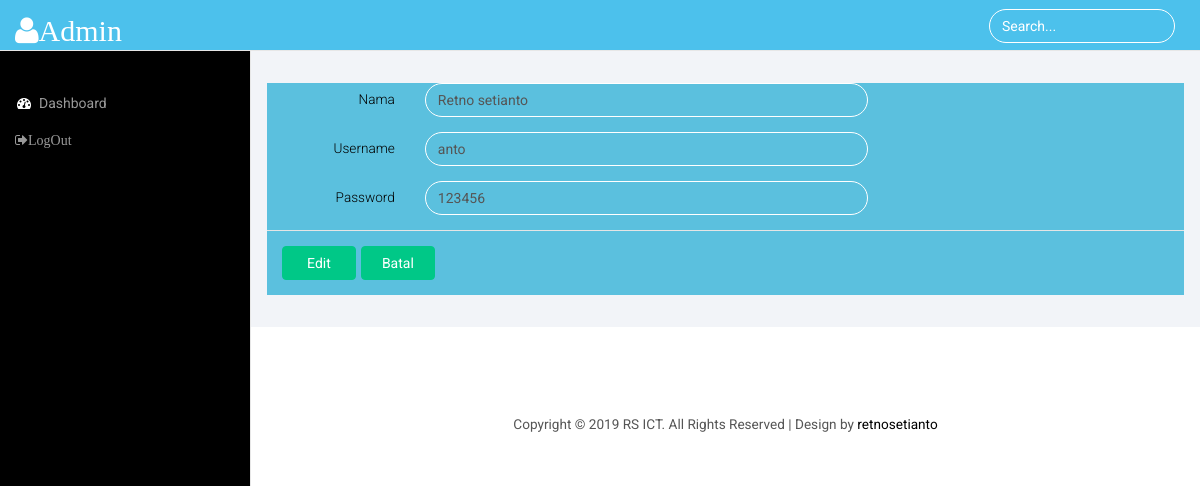
The page /admin/User/index.php?page=edit_member&id=4 on the database its author committed.
### tables this page shows
CREATE TABLE `tbl_register` (
  `id_register` int(11) NOT NULL,
  `NISN` varchar(30) NOT NULL,
  `nama` varchar(30) NOT NULL,
  `username` varchar(20) NOT NULL,
  `password` varchar(30) NOT NULL
);

### admin/User/edit_member.php (the view, shortened to what this page needs)
<?php
     include "koneksi.php";
     $id = $_GET['id'];
         $pilih = mysqli_query($koneksi,"select * from tbl_register where id_register='$id'");
         while($data = mysqli_fetch_array($pilih)){
 ?>
<form class="form-horizontal btn-info" method="POST" action="update_semua.php" enctype="multipart/form-data">
          <div class="box-body">
            <div class="form-group">
              <label for="inputEmail3" class="col-sm-2 control-label">Nama</label>
              <div class="col-sm-6">
                <input type="text" class="form-control" id="nama" name="nama" value="<?= $data['nama']; ?>" placeholder="">
              </div>
            </div>
			<div class="box-body">
            <div class="form-group">
              <label for="inputEmail3" class="col-sm-2 control-label">Username</label>
              <div class="col-sm-6">
                <input type="text" class="form-control" id="user" name="user" value="<?= $data['username']; ?>" placeholder="">
              </div>
            </div>
			<div class="box-body">
            <div class="form-group">
              <label for="inputEmail3" class="col-sm-2 control-label">Password</label>
              <div class="col-sm-6">
                <input type="text" class="form-control" id="password" name="password" value="<?= $data['password']; ?>" placeholder="">
              </div>
            </div>
    </div>
            <div class="modal-footer">
            <button name="edit_member" class="btn-primary btn col-sm-1">Edit </button>
            <a href="?page=data_member" class="btn-primary btn col-sm-1">Batal</a>
    </div>
    </div>
</div>
</div>
 <?php } ?>

### admin/User/css/style.css (style rules this page uses)
html, body { font-family: 'Roboto', sans-serif; font-size: 100%; background:#000; overflow-x: hidden; }
body a { transition:0.5s all; -webkit-transition:0.5s all; -moz-transition:0.5s all; -o-transition:0.5s all; -ms-transition:0.5s all; }
.form-control { background: none !important; border: 1px solid #fff !important; border-radius: 20px !important; box-shadow: none !important; }
.btn-primary { background-color: rgb(0, 200, 135) !important; border-color: rgb(0, 200, 135) !important; color: #fff; }
.form-horizontal .control-label { text-align: right; color: #000; font-weight: 300; font-size: 0.85em; }
.radio label, .checkbox label, label { font-size: 0.85em; font-weight:300; vertical-align: middle; }

### rows shown on the page
tbl_register: nama "Retno setianto", user "anto", password "123456"
